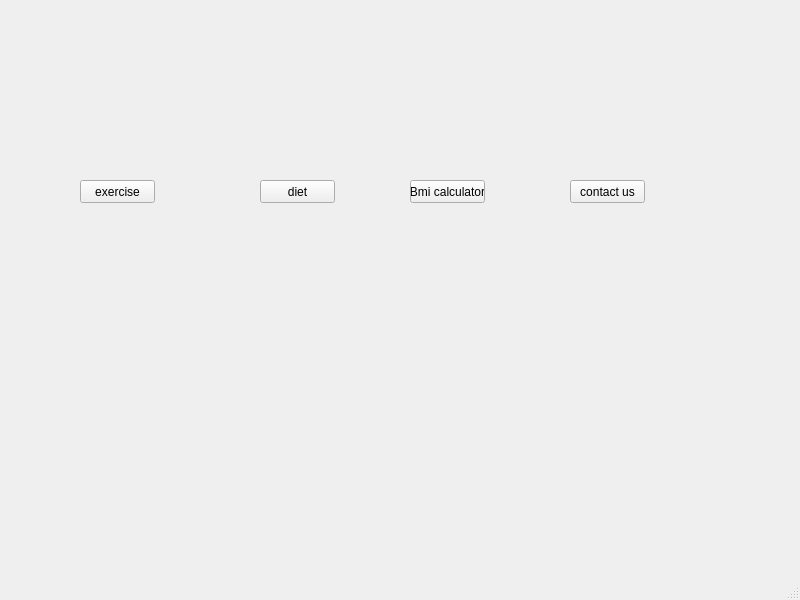
<?xml version="1.0" encoding="UTF-8"?>
<ui version="4.0">
 <class>homePage</class>
 <widget class="QMainWindow" name="homePage">
  <property name="geometry">
   <rect>
    <x>0</x>
    <y>0</y>
    <width>800</width>
    <height>600</height>
   </rect>
  </property>
  <property name="windowTitle">
   <string>MainWindow</string>
  </property>
  <widget class="QWidget" name="centralwidget">
   <widget class="QPushButton" name="exercise_pushbutton">
    <property name="geometry">
     <rect>
      <x>80</x>
      <y>180</y>
      <width>75</width>
      <height>23</height>
     </rect>
    </property>
    <property name="text">
     <string>exercise</string>
    </property>
   </widget>
   <widget class="QPushButton" name="diet_pushbutton">
    <property name="geometry">
     <rect>
      <x>260</x>
      <y>180</y>
      <width>75</width>
      <height>23</height>
     </rect>
    </property>
    <property name="text">
     <string>diet</string>
    </property>
   </widget>
   <widget class="QPushButton" name="pushButton_3">
    <property name="geometry">
     <rect>
      <x>410</x>
      <y>180</y>
      <width>75</width>
      <height>23</height>
     </rect>
    </property>
    <property name="text">
     <string>Bmi calculator</string>
    </property>
   </widget>
   <widget class="QPushButton" name="pushButton_4">
    <property name="geometry">
     <rect>
      <x>570</x>
      <y>180</y>
      <width>75</width>
      <height>23</height>
     </rect>
    </property>
    <property name="text">
     <string>contact us</string>
    </property>
   </widget>
  </widget>
  <widget class="QMenuBar" name="menubar">
   <property name="geometry">
    <rect>
     <x>0</x>
     <y>0</y>
     <width>800</width>
     <height>21</height>
    </rect>
   </property>
  </widget>
  <widget class="QStatusBar" name="statusbar"/>
 </widget>
 <resources/>
 <connections/>
</ui>
